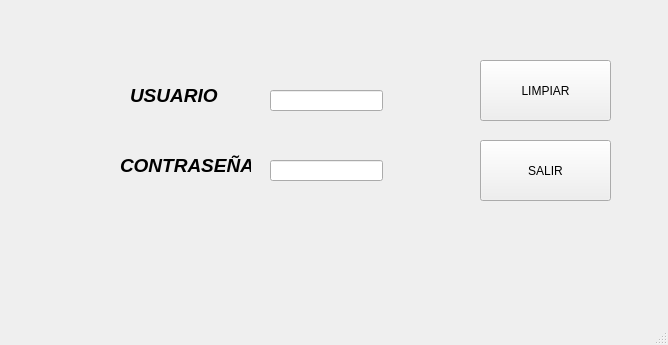
<?xml version="1.0" encoding="UTF-8"?>
<ui version="4.0">
 <class>MainWindow</class>
 <widget class="QMainWindow" name="MainWindow">
  <property name="geometry">
   <rect>
    <x>0</x>
    <y>0</y>
    <width>668</width>
    <height>345</height>
   </rect>
  </property>
  <property name="windowTitle">
   <string>VentanaInicio</string>
  </property>
  <widget class="QWidget" name="centralwidget">
   <widget class="QLabel" name="labelPass">
    <property name="geometry">
     <rect>
      <x>130</x>
      <y>70</y>
      <width>91</width>
      <height>51</height>
     </rect>
    </property>
    <property name="text">
     <string>&lt;html&gt;&lt;head/&gt;&lt;body&gt;&lt;p&gt;&lt;span style=&quot; font-size:14pt; font-weight:700; font-style:italic;&quot;&gt;USUARIO&lt;/span&gt;&lt;/p&gt;&lt;/body&gt;&lt;/html&gt;</string>
    </property>
   </widget>
   <widget class="QPushButton" name="SalirBtn">
    <property name="geometry">
     <rect>
      <x>480</x>
      <y>140</y>
      <width>131</width>
      <height>61</height>
     </rect>
    </property>
    <property name="text">
     <string>SALIR</string>
    </property>
   </widget>
   <widget class="QLabel" name="label_2">
    <property name="geometry">
     <rect>
      <x>120</x>
      <y>140</y>
      <width>131</width>
      <height>51</height>
     </rect>
    </property>
    <property name="text">
     <string>&lt;html&gt;&lt;head/&gt;&lt;body&gt;&lt;p&gt;&lt;span style=&quot; font-size:14pt; font-weight:700; font-style:italic;&quot;&gt;CONTRASEÑA&lt;/span&gt;&lt;/p&gt;&lt;/body&gt;&lt;/html&gt;</string>
    </property>
    <property name="buddy">
     <cstring>label_2</cstring>
    </property>
   </widget>
   <widget class="QLineEdit" name="lineEditUser">
    <property name="geometry">
     <rect>
      <x>270</x>
      <y>90</y>
      <width>113</width>
      <height>21</height>
     </rect>
    </property>
   </widget>
   <widget class="QLineEdit" name="lineEditPass">
    <property name="geometry">
     <rect>
      <x>270</x>
      <y>160</y>
      <width>113</width>
      <height>21</height>
     </rect>
    </property>
   </widget>
   <widget class="QPushButton" name="LimpiarBtn">
    <property name="geometry">
     <rect>
      <x>480</x>
      <y>60</y>
      <width>131</width>
      <height>61</height>
     </rect>
    </property>
    <property name="text">
     <string>LIMPIAR</string>
    </property>
   </widget>
  </widget>
  <widget class="QStatusBar" name="statusbar"/>
 </widget>
 <resources/>
 <connections>
  <connection>
   <sender>LimpiarBtn</sender>
   <signal>clicked()</signal>
   <receiver>lineEditUser</receiver>
   <slot>clear()</slot>
   <hints>
    <hint type="sourcelabel">
     <x>549</x>
     <y>113</y>
    </hint>
    <hint type="destinationlabel">
     <x>316</x>
     <y>129</y>
    </hint>
   </hints>
  </connection>
  <connection>
   <sender>LimpiarBtn</sender>
   <signal>clicked()</signal>
   <receiver>lineEditPass</receiver>
   <slot>clear()</slot>
   <hints>
    <hint type="sourcelabel">
     <x>520</x>
     <y>136</y>
    </hint>
    <hint type="destinationlabel">
     <x>317</x>
     <y>206</y>
    </hint>
   </hints>
  </connection>
  <connection>
   <sender>SalirBtn</sender>
   <signal>clicked()</signal>
   <receiver>MainWindow</receiver>
   <slot>close()</slot>
   <hints>
    <hint type="sourcelabel">
     <x>545</x>
     <y>203</y>
    </hint>
    <hint type="destinationlabel">
     <x>333</x>
     <y>172</y>
    </hint>
   </hints>
  </connection>
 </connections>
</ui>
